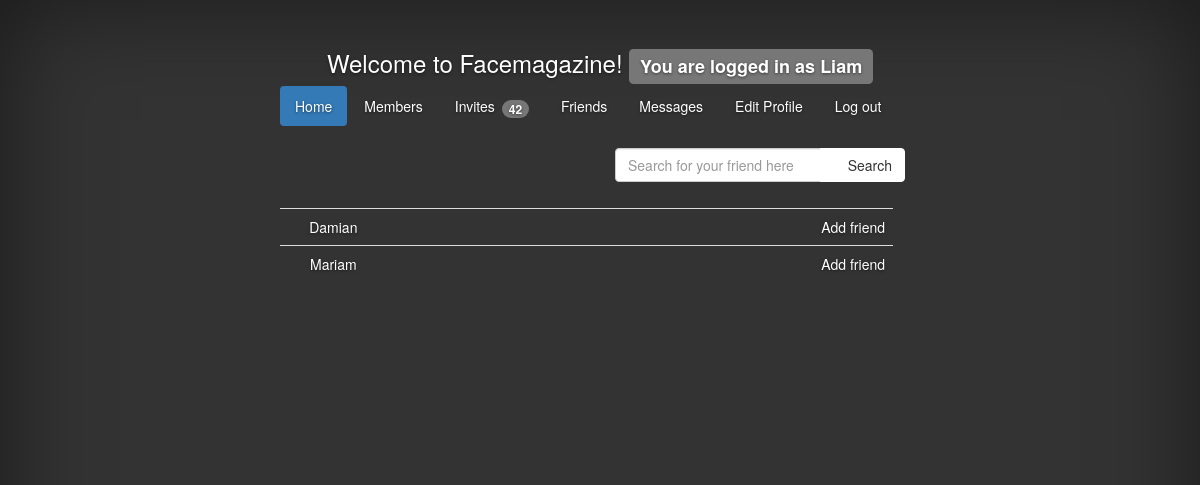
The page /social/members/ (signed in) on the database as committed earlier.
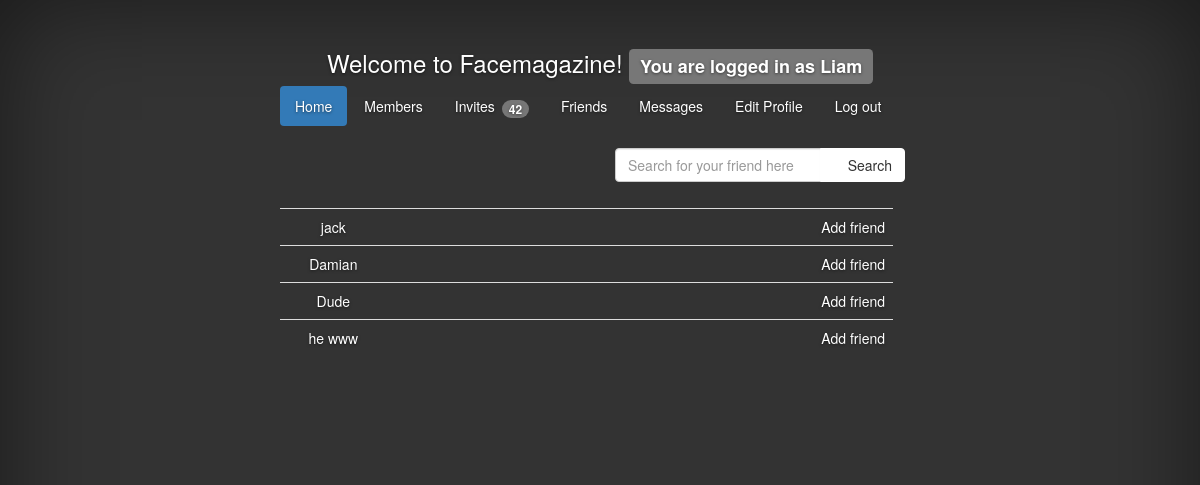
The same page on the database as committed later.
### social/models.py (models this page shows, shortened)
class Member(models.Model):
    username = models.CharField(max_length=16,primary_key=True)
    password = models.CharField(max_length=16)
    profile = models.OneToOneField(Profile, null=True)
    following = models.ManyToManyField("self", symmetrical=True)

### social/views.py (the view)
    def test(request):
        if 'username' in request.session:
            return f(request)
        else:
            template = loader.get_template('social/not-logged-in.html')
            context = RequestContext(request, {})
            return HttpResponse(template.render(context))

### social/views.py (called while the page is built, shortened)
def loggedin(f):
    def test(request):
        if 'username' in request.session:
            return f(request)
        else:
            template = loader.get_template('social/not-logged-in.html')
            context = RequestContext(request, {})
            return HttpResponse(template.render(context))
    return test

@loggedin
def members(request):
    username = request.session['username']
    member_obj = Member.objects.get(pk=username)
    if 'view' in request.GET:
        return member(request, request.GET['view'])
    else:
        members = Member.objects.exclude(pk=username)
        following = member_obj.following.all()
        followers = Member.objects.filter(following__username=username)
        invitations = Invitation.objects.filter(to_user=username)
        return render(request, 'social/members.html', {
            'appname': appname,
            'username': username,
            'members': members,
            'invitations': invitations,
            'following': following,
            'followers': followers,
            'loggedin': True}
            )

### social/templates/social/members.html (shortened to what this page needs)
{% extends "social/base.html" %}
          {% block content %}
              <br>
            <div class="col-lg-6 col-md-offset-6">
    <div class="input-group">
      <input type="text" class="form-control" placeholder="Search for your friend here">
      <span class="input-group-btn">
        <button class="btn btn-default" type="button">
            <span class="glyphicon glyphicon-off"></span>
            Search
            </button>
      </span>
    </div>
  </div>
              <br><br> <br>
        <table class="table table-fixed">
          <tbody>
          {% for member in members %}
            <tr>
              <td class="col-xs-2"> <a href="?view={{ member.username }}"> {{ member.username }} </a>
              </td>
                    <td class="col-xs-8"><td> <a href="?invite={{ member.username }}">Add friend</a>
            </td>
            </tr>
             {% endfor %}
{% endblock %}

### social/templates/social/base.html (shortened to what this page needs)
{% load staticfiles %}
<!DOCTYPE html>
<!DOCTYPE html>
<html lang="en">
  <head>
    <link href="/static/social/bootstrap.min.css" rel="stylesheet">
    <link href="/static/social/cover.css" rel="stylesheet">
  </head>
  <body>
    <div class="site-wrapper">
      <div class="site-wrapper-inner">
        <div class="cover-container">
          <div class="masthead clearfix">
            <div class="inner">
              <nav>
                <ul class="nav masthead-nav">
                {% if loggedin %}
                    <h3>Welcome to Facemagazine! <span class="label label-default">You are logged in as {{ username }}</span></h3>
                        {% endif %}
                    {% if loggedin %}
                        <ul class="nav nav-pills">
                  <li class="active" role="presentation"><a href="/social/members/?view={{ username }}">Home</a></li>
                  <li role="presentation"><a href="/social/members/">Members</a></li>
                  <li role="presentation"><a href="/social/invites/">Invites <span class="badge">42</span></a></li>
                    <li role="presentation"><a href="/social/friends/">Friends</a></li>
                    <li role="presentation"><a href="/social/messages/">Messages</a></li>
                     <li role="presentation"><a href="/social/profile/">Edit Profile</a></li>
                     <li role="presentation"><a href="/social/logout/">Log out</a></li>
                        </ul>
                 {% endif %}
                   {% block content %}
	                {% endblock %}
        </div>
      </div>
    </div>
  </body>
</html>

### social/static/social/cover.css (style rules this page uses)
a, a:focus, a:hover { color: #fff; }
.btn-default, .btn-default:hover, .btn-default:focus { color: #333; text-shadow: none; background-color: #fff; border: 1px solid #fff; }
.table-fixed tbody { height: 230px; overflow-y: auto; width: 100%; }
.table-fixed thead, .table-fixed tbody, .table-fixed tr, .table-fixed td, .table-fixed th { display: block; }
.table-fixed tbody td, .table-fixed thead > tr> th { float: left; border-bottom-width: 0; }
html, body { height: 100%; background-color: #333; }
body { color: #fff; text-align: center; text-shadow: 0 1px 3px rgba(0,0,0,.5); }
.site-wrapper { display: table; width: 100%; height: 100%; min-height: 100%; -webkit-box-shadow: inset 0 0 100px rgba(0,0,0,.5); box-shadow: inset 0 0 100px rgba(0,0,0,.5); }
.site-wrapper-inner { display: table-cell; vertical-align: top; }
.cover-container { margin-right: auto; margin-left: auto; }
.inner { padding: 30px; }
@media (min-width: 768px) { .masthead-nav { float: right; } }
@media (min-width: 768px) { .masthead { position: fixed; top: 0; } }
@media (min-width: 768px) { .site-wrapper-inner { vertical-align: middle; } }
@media (min-width: 768px) { .masthead, .mastfoot, .cover-container { width: 100%; } }
@media (min-width: 992px) { .masthead, .mastfoot, .cover-container { width: 700px; } }

Rows that differ between the two databases and show on the page:
removed Member: username "Mariam"
added Member: username "jack"
added Member: username "Dude"
added Member: username "he www"
